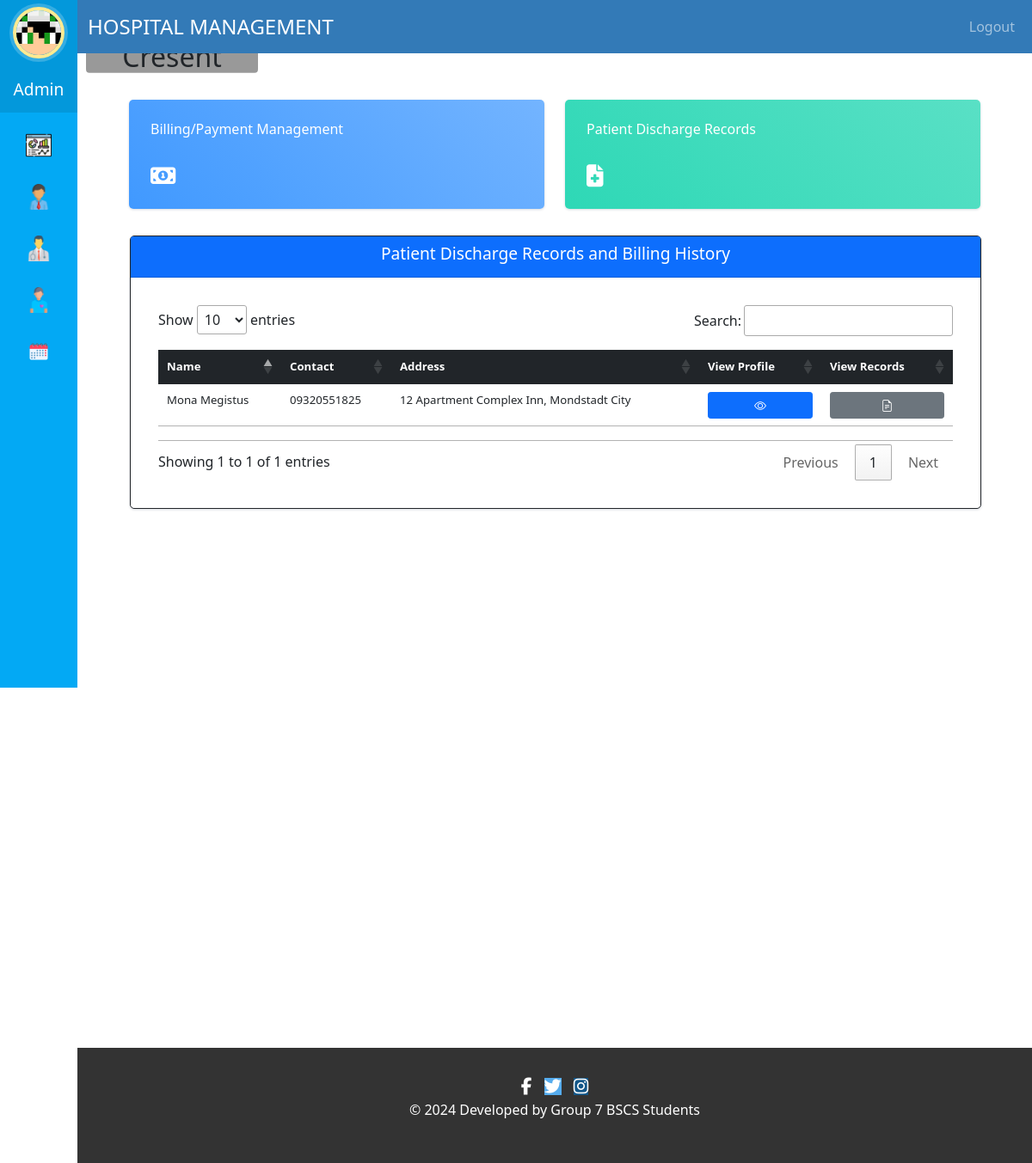
The page /admin-billing-invoice (signed in) on the database as committed earlier.
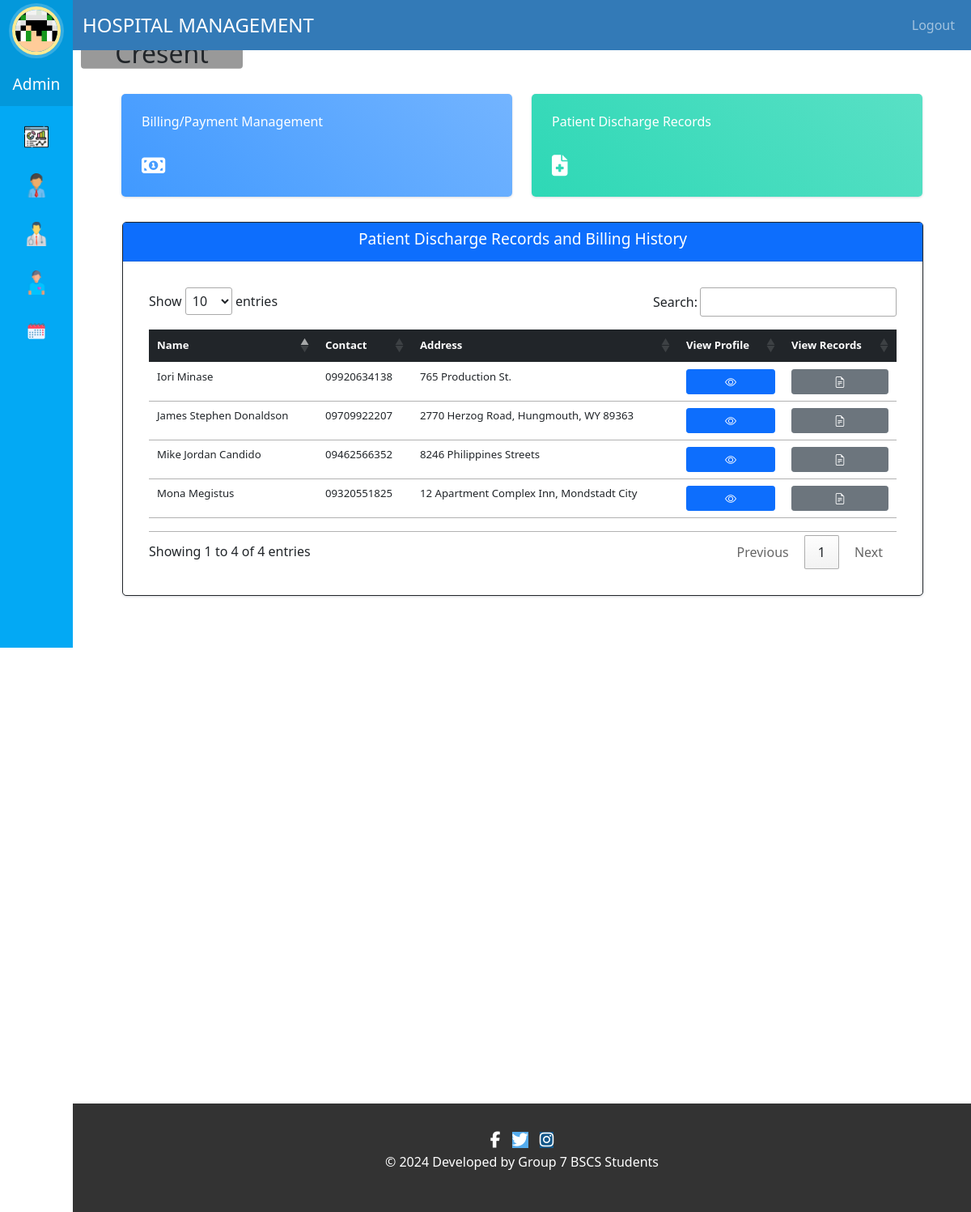
The same page on the database as committed later.
### hospital/models.py (models this page shows, shortened)
class HospitalStaffAdmin(models.Model):
    staff_id = models.AutoField(primary_key=True)
    user = models.ForeignKey(User, on_delete=models.CASCADE)
    username = models.CharField(max_length=40, blank=False, null=False)
    profile_pic= models.ImageField(upload_to='profile_pic/StaffAdminProfilePic/',null=True, blank=True)
    address = models.CharField(max_length=40, blank=False, null=False)
    mobile = models.CharField(max_length=20, null=True, blank=False)
    email = models.EmailField(validators=[validate_email], blank=False, null=False)
    status = models.BooleanField(default=False)

class PatientDischargeDetails(models.Model):
    patientId=models.PositiveIntegerField(null=True)
    patientName=models.CharField(max_length=40)
    assignedDoctorName=models.CharField(max_length=40)
    address = models.CharField(max_length=40)
    mobile = models.CharField(max_length=20,null=True)
    symptoms = models.CharField(max_length=100,null=True)
    admitDate=models.DateField(null=False)
    releaseDate=models.DateField(null=False)
    daySpent=models.PositiveIntegerField(null=False)
    roomCharge=models.PositiveIntegerField(null=False)
    medicineCost=models.PositiveIntegerField(null=False)
    doctorFee=models.PositiveIntegerField(null=False)
    OtherCharge=models.PositiveIntegerField(null=False)
    total=models.PositiveIntegerField(null=False)
    is_Paid= models.BooleanField(default=False)

### hospital/views.py (the view)
# urls.py: path('admin-billing-invoice', views.admin_billing_view, name='admin-billing-invoice'),
@login_required(login_url='adminlogin')
@user_passes_test(is_admin)
def admin_billing_view(request):
    admin = models.HospitalStaffAdmin.objects.get(user_id=request.user.id)
    patients = models.Patient.objects.all()
    patientDischargeRecords = []
    for patient in patients:
        patientRecord = models.PatientDischargeDetails.objects.filter(patientId=patient.id).first()
        if patientRecord:
            patientDischargeRecords.append(patientRecord)
    context = {
        'admin': admin,
        'patientDischargeRecords': patientDischargeRecords,
    }
    return render(request,'hospital/admin_billing_section.html', context)

### hospital/views.py (called while the page is built)
def is_admin(user):
    return user.groups.filter(name='ADMIN').exists()

### templates/hospital/admin_billing_section.html (shortened to what this page needs)
  {% extends 'hospital/admin_base.html' %}
{% load static %}
{% block content %}
<br><br>
<head>
  <link rel="stylesheet" href="//cdn.datatables.net/1.13.7/css/jquery.dataTables.min.css">
  <link rel="stylesheet" href="https://cdnjs.cloudflare.com/ajax/libs/font-awesome/5.12.1/css/all.min.css">
</head>
<link href="https://maxcdn.bootstrapcdn.com/font-awesome/4.3.0/css/font-awesome.min.css" rel="stylesheet">
<div class="container-fluid">
  <div class="row">
    <div class="col-md-6 col-xl-6">
      <div class="card bg-c-blue order-card">
        <div class="card-block" id="billingPaymentManagement">
          <h6 class="m-b-20">Billing/Payment Management</h6>
          <br>
          <h2 class="text-right"><i class="fas fa-money-bill-alt f-left"></i></h2>
        </div>
      </div>
    </div>
    <div class="col-md-6 col-xl-6">
      <div class="card bg-c-green order-card">
        <div class="card-block" id="patientDischargeRecords">
          <h6 class="m-b-20">Patient Discharge Records</h6>
          <br>
          <h2 class="text-right"><i class="fas fa-file-medical f-left"></i></h2>
        </div>
      </div>
    </div>
    <div class="view-patient-panel">
      <div class="card border border-dark">
        <div class="card-header bg-primary text-white">
          <h6 class="card-title">Patient Discharge Records and Billing History</h6>
        </div>
        <div class="card-body">
          <div class="table-responsive p-3">
            <table class="table table-hover py-3" id="dev-table">
              <thead class="table-dark">
                <tr>
                  <th>Name</th>
                  <th>Contact</th>
                  <th>Address</th>
                  <th>View Profile</th>
                  <th>View Records</th>
                </tr>
              </thead>
              <tbody>
                {% for p in patientDischargeRecords %}
                <tr>
                  <td>{{ p.patientName }}</td>
                  <td>{{ p.mobile }}</td>
                  <td>{{ p.address }}</td>
                  <td><a class="btn btn-primary btn-sm w-100 h-100" href="{% url 'admin-patient-details' p.patientId %}"><i class="bi bi-eye"></i></a></td>
                  <td><a class="btn btn-secondary btn-sm w-100 h-100" href="{% url 'admin-view-invoice-records' p.patientId %}"><i class="bi bi-file-earmark-text"></i></a></td>
                </tr>
                {% endfor %}
              </tbody>
            </table>
          </div>
        </div>
      </div>
    </div>
  </div>
</div>
<br><br><br><br><br><br><br><br><br><br><br><br><br><br><br><br><br><br><br><br>
{% endblock content %}

### templates/hospital/admin_base.html (shortened to what this page needs)
<!DOCTYPE html>
{% load static %}
{% with current_page=request.path %}
<html lang="en">
<head>
  <link href="https://cdn.jsdelivr.net/npm/bootstrap@5.0.2/dist/css/bootstrap.min.css" rel="stylesheet">
  <link rel="stylesheet" href="https://cdn.jsdelivr.net/npm/bootstrap-icons@1.3.0/font/bootstrap-icons.css">
  <link rel="stylesheet" href="{% static '/style.css' %}">
</head>
<body>
  <nav class="menu" tabindex="0">
    <header class="avatar">
      <a href="#" data-bs-toggle="modal" data-bs-target="#profilePicModal" class="position-relative">
        {% if admin.profile_pic %}
            <img class="rounded-circle" src="{{ admin.profile_pic.url }}" alt="Profile Pic"/>
        {% else %}
            <img class="rounded-circle" src="{% static 'images/adminpropic.png' %}" alt="Default Profile Pic"/>
            <span class="position-absolute top-50 start-50 translate-middle bi-camera-fill"></span>
        {% endif %}
      </a>
      <br><br>
      {% if user.is_superuser %}
        <h6 class="text-white">Admin</h6>
      {% else %}
        <h6 class="text-white">Receptionist</h6>
      {% endif %}
        <h2>{{ request.user.first_name }}</h2>
    </header>
    <ul class="navbar-nav">
        <li tabindex="0" id="adminDashboardIcon" class="icon-dashboard nav-item {% if 'dashboard' in request.path %}active{% endif %}">
            <a class="nav-link text-white" href="/admin-dashboard">
            </a>
        </li>
        {% if user.is_superuser %}
          <li tabindex="0" id="djangoAdminIcon" class="icon-admin nav-item">
            <a class="nav-link text-white" href="/admin-panel">
            </a>
          </li>
        {% endif %}
        <li tabindex="0" id="adminDoctorIcon" class="icon-customers nav-item {% if 'doctor' in request.path %}active{% endif %}">
            <a class="nav-link text-white" href="/admin-doctor">
            </a>
        </li>
        <li tabindex="0" id="adminPatientIcon" class="icon-users nav-item {% if 'patient' in request.path %}active{% endif %}">
            <a class="nav-link text-white" href="/admin-patient">
            </a>
        </li>
        <li tabindex="0" id="adminAppointmentIcon" class="icon-calendar nav-item {% if 'appointment' in request.path %}active{% endif %}">
            <a class="nav-link text-white" href="/admin-appointment">
            </a>
        </li>
    </ul>
</nav>
{% endwith %}
<main>
  <div class="bs-example">
    <nav class="navbar navbar-expand-md navbar-dark fixed-top" style="background:#337AB7;">
        <div class="container-fluid">
            <a href="/admin-dashboard" class="navbar-brand">HOSPITAL MANAGEMENT</a>
            <div class="collapse navbar-collapse justify-content-end" id="navbarCollapse">
                <ul class="navbar-nav">
                    <li class="nav-item">
                        <form id="logoutForm" action="{% url 'logout/' %}" method="post">
                            <a href="#" class="nav-link" id="logoutLink">Logout</a>
                        </form>
                    </li>
                </ul>
            </div>
        </div>
    </nav>
</div>
    <br><br>
    <div class="container-fluid">
        <div class="row">
            <div class="col-md-12">
                {% block content %}
                {% endblock %}
            </div>
        </div>
    </div>
    <br><br><br><br>
  {% include 'hospital/footer.html' %}
</main>
</body>
</html>

### templates/hospital/footer.html (shortened to what this page needs)
<!DOCTYPE html>
<html>
<head>
<link rel="stylesheet" href="https://cdnjs.cloudflare.com/ajax/libs/font-awesome/6.5.1/css/all.min.css">
</head>
<footer>
  <div class="container">
    <div class="row">
      <div class="col-md-12 col-sm-12">
        <div class="wow fadeInUp footer-content w-100">
          <div class="text-center">
            <a href="https://www.facebook.com/profile.php?id=61557374774365" target="_blank" class="social-icon"><i class="fab fa-facebook-f"></i></a>
            <a href="#" target="_blank" class="social-icon"><i class="fab fa-twitter"></i></a>
            <a href="#" target="_blank" class="social-icon"><i class="fab fa-instagram"></i></a>
          </div>
          <p class="text-center footer-text">
            &copy; 2024 Developed by Group 7 BSCS Students
          </p>
        </div>
      </div>
    </div>
  </div>
</footer>
</html>

### static/style.css (style rules this page uses)
body { padding-left: 240px; }
main { position: relative; height: 100vh; }
.menu { background: #5bc995; height: 100vh; width: 240px; position: fixed; top: 0px; left: 0; z-index: 5; outline: none; }
.menu .avatar { background: rgba(0, 0, 0, 0.1); padding: 2em 0.5em; text-align: center; }
.menu .avatar img { width: 100px; border-radius: 50%; overflow: hidden; border: 4px solid #ffea92; box-shadow: 0 0 0 4px rgba(255, 255, 255, 0.2); }
.menu .avatar h2 { font-weight: normal; margin-bottom: 0; }
.menu ul { list-style: none; padding: 0.5em 0; margin: 0; }
.menu ul li { padding: 0.5em 1em 0.5em 3em; font-size: 0.95em; font-weight: regular; background-repeat: no-repeat; background-position: left 15px center; background-size: auto 20px; transition: all 0.15s linear; cursor: pointer; }
.menu ul li.icon-dashboard { background-image: url("http://www.entypo.com/images//gauge.svg"); }
.menu ul li.icon-customers { background-image: url("http://www.entypo.com/images//briefcase.svg"); }
.menu ul li.icon-users { background-image: url("http://www.entypo.com/images//users.svg"); }
.menu ul li.icon-calendar { background-image: url("http://www.entypo.com/images//calendar.svg"); }
a:link { text-decoration: none; }
.menu { top: 50px; }
h6 { color: white; }
.order-card { color: #fff; }
.bg-c-blue { background: linear-gradient(45deg, #4099ff, #73b4ff); }
.bg-c-green { background: linear-gradient(45deg, #2ed8b6, #59e0c5); }
.card { border-radius: 5px; -webkit-box-shadow: 0 1px 2.94px 0.06px rgba(4, 26, 55, 0.16); box-shadow: 0 1px 2.94px 0.06px rgba(4, 26, 55, 0.16); border: none; margin-bottom: 30px; -webkit-transition: all 0.3s ease-in-out; transition: all 0.3s ease-in-out; }
.card .card-block { padding: 25px; cursor: pointer; }
.order-card i { font-size: 26px; }
.f-left { float: left; }

### templates/hospital/admin_billing_section.html (style rules this page uses)
a:link { text-decoration: none; }
.fixed-top { position: absolute; }
h6 { color: white; }
.order-card { color: #fff; }
.bg-c-blue { background: linear-gradient(45deg, #4099ff, #73b4ff); }
.bg-c-green { background: linear-gradient(45deg, #2ed8b6, #59e0c5); }
.card { border-radius: 5px; -webkit-box-shadow: 0 1px 2.94px 0.06px rgba(4, 26, 55, 0.16); box-shadow: 0 1px 2.94px 0.06px rgba(4, 26, 55, 0.16); border: none; margin-bottom: 30px; -webkit-transition: all 0.3s ease-in-out; transition: all 0.3s ease-in-out; }
.card .card-block { padding: 25px; cursor: pointer; }
.order-card i { font-size: 26px; }
.f-left { float: left; }
h6:not(.m-b-20) { text-align: center; font-size: 1.2em; }
.row { margin: 10px auto; }
.table-responsive { text-wrap: wrap; text-overflow: clip; }
.view-patient-panel { width: 100%; height: 100%; position: relative; margin: 1px 1px 1px 1px; }
@media only screen and (min-width: 768px) { table { font-size: 0.825rem; } }
@media only screen and (min-width: 768px) { th, td { padding: 0.75rem; } }

### templates/hospital/footer.html (style rules this page uses)
footer { background-color: #333; color: #fff; padding: 20px 0; }
.footer-content { margin-bottom: 20px; }
.social-icon { color: #fff; font-size: 20px; margin: 0 5px; transition: color 0.3s ease; }
.footer-text { margin-bottom: 0; }
.fa-twitter { background: #55ACEE; color: white; }
.fa-instagram { background: #125688; color: white; }
p { text-align: center; }

Rows that differ between the two databases and show on the page:
added PatientDischargeDetails: patientName "James Stephen Donaldson", mobile "09709922207", address "2770 Herzog Road, Hungmouth, WY 89363"
added PatientDischargeDetails: patientName "Iori Minase", mobile "09920634138", address "765 Production St."
added PatientDischargeDetails: patientName "Mike Jordan Candido", mobile "09462566352", address "8246 Philippines Streets"
Other text that changed with them:
text written by a page script: "Show entries Search: Showing 1 to 1 of 1 entries Previous 1 Next" → "Show entries Search: Showing 1 to 4 of 4 entries Previous 1 Next"
